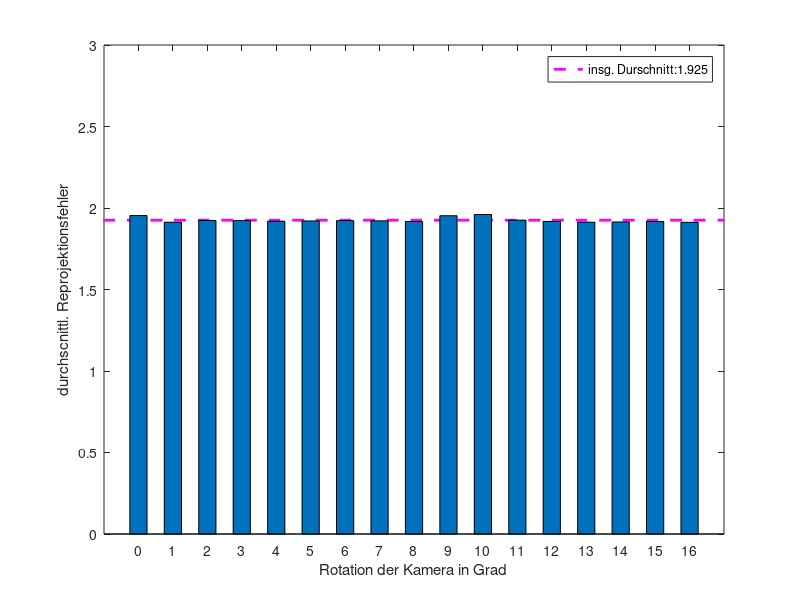

MATLAB code to generate this figure:
function [] = degrees()
values = load('reprojByDeg.txt', '-ascii');

s = size(values);
num = s(1)/2;

for i = 1:num
    sx = values(i,:);
    sy = values(i+1,:);
    norms(:,i) = sqrt(sx.^2 + sy.^2);
    avgs(i) = mean(norms(:,i));
end

x = -10:1:22;
y = mean(avgs)*ones(1,22+10+1);
h2 = plot(x,y,'m--', 'LineWidth', 2);

hold on;

x = 0:1:num-1;
h1 = bar(x,avgs, 0.5);



axis([-1 num 0 3])
legend([h2],{strcat('insg. Durschnitt:', num2str(mean(avgs)))});
xlabel('Rotation der Kamera in Grad');
ylabel('durchscnittl. Reprojektionsfehler');

id = 0:1:16;
set(gca, 'XTick',id);
%line([12.5, 12.5],[0,4], 'LineWidth', 3, 'Color', 'r');






%boxplot(norms, 'Labels',{'0', '1','2','3','4','5','6','7','8','9','10','11','12'});


% 
% scatter(x00,y00, 'x');
% hold on;
% scatter(x25,y25, 'x');
% hold on;
% scatter(x50,y50, 'x');
% hold on;
% scatter(x75,y75, 'x');
% hold on;
% scatter(x100,y100, 'x');
% hold on;
% scatter(x125,y125, 'x');


end

